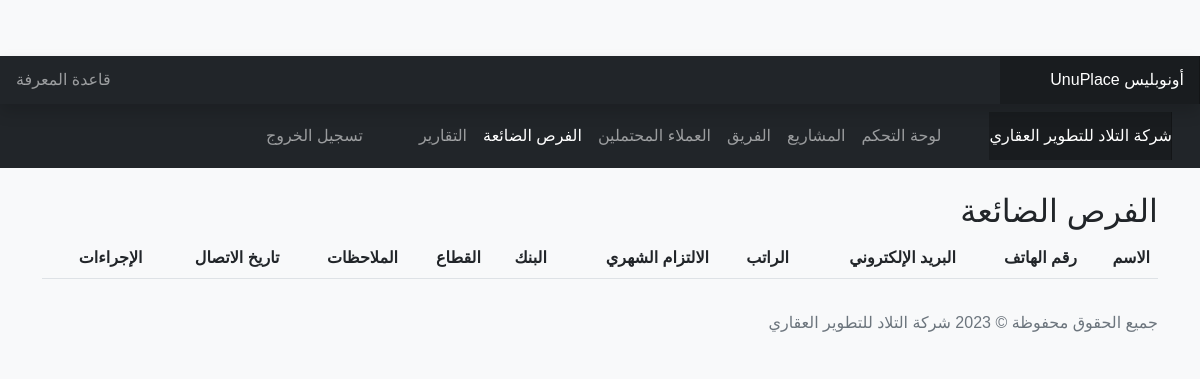
/admin/lost_opportunities.php (signed in), run on an earlier commit of the app's database.
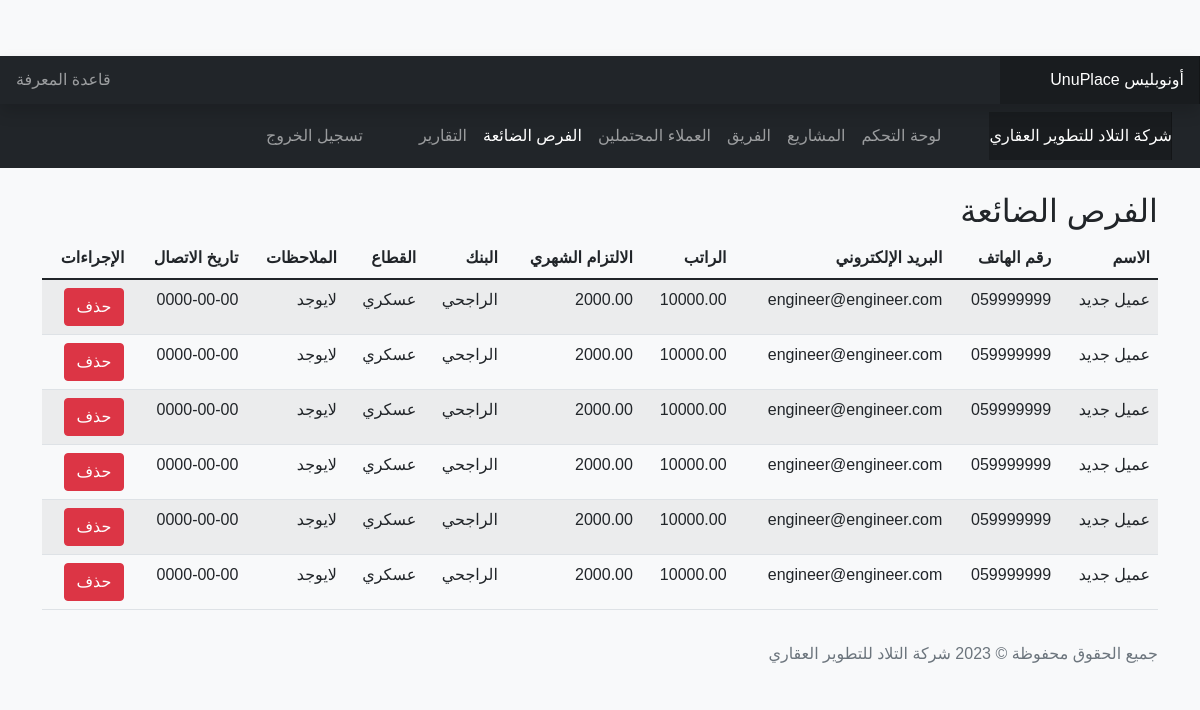
And on a later commit of the database.
### tables this page shows
CREATE TABLE `lost_opportunities` (
  `id` int(11) NOT NULL,
  `name` varchar(100) NOT NULL,
  `phone` varchar(20) NOT NULL,
  `email` varchar(128) DEFAULT NULL,
  `salary` decimal(10,2) DEFAULT NULL,
  `monthly_commitment` decimal(10,2) DEFAULT NULL,
  `bank` text DEFAULT NULL,
  `sector` text DEFAULT NULL,
  `notes` text DEFAULT NULL,
  `contact_date` date DEFAULT NULL,
  `assigned_to` int(11) DEFAULT NULL,
  `created_at` timestamp NOT NULL DEFAULT current_timestamp()
);

### includes/functions.php (called while the page is built, shortened)
<?php
function get_all_lost_opportunities($pdo) {
    $stmt = $pdo->query("SELECT * FROM lost_opportunities");
    return $stmt->fetchAll(PDO::FETCH_ASSOC);
}

### admin/lost_opportunities.php (the view, shortened to what this page needs)
<?php
require_once '../includes/functions.php';
require_once '../config/database.php';
$lost_opportunities = get_all_lost_opportunities($pdo);
?>
<!DOCTYPE html>
<html lang="ar" dir="rtl">
<head>
    <link href="https://cdn.jsdelivr.net/npm/bootstrap@5.1.3/dist/css/bootstrap.min.css" rel="stylesheet">
    <link href="../assets/css/style.css" rel="stylesheet">
</head>
<body>
<?php include '../includes/header.php'; ?>
<?php include '../includes/topnav.php'; ?>
<div class="container mt-4">
    <h2>الفرص الضائعة</h2>
    <div class="table-responsive">
        <table class="table table-striped">
            <thead>
                <tr>
                    <th>الاسم</th>
                    <th>رقم الهاتف</th>
                    <th>البريد الإلكتروني</th>
                    <th>الراتب</th>
                    <th>الالتزام الشهري</th>
                    <th>البنك</th>
                    <th>القطاع</th>
                    <th>الملاحظات</th>
                    <th>تاريخ الاتصال</th>
                    <th>الإجراءات</th>
                </tr>
            </thead>
            <tbody>
                <?php foreach ($lost_opportunities as $opportunity): ?>
                <tr>
                    <td><?php echo htmlspecialchars($opportunity['name']); ?></td>
                    <td><?php echo htmlspecialchars($opportunity['phone']); ?></td>
                    <td><?php echo htmlspecialchars($opportunity['email']); ?></td>
                    <td><?php echo htmlspecialchars($opportunity['salary']); ?></td>
                    <td><?php echo htmlspecialchars($opportunity['monthly_commitment']); ?></td>
                    <td><?php echo htmlspecialchars($opportunity['bank']); ?></td>
                    <td><?php echo htmlspecialchars($opportunity['sector']); ?></td>
                    <td><?php echo htmlspecialchars($opportunity['notes']); ?></td>
                    <td><?php echo htmlspecialchars($opportunity['contact_date']); ?></td>
                    <td>
                        <form method="POST" class="d-inline" onsubmit="return confirm('هل أنت متأكد من حذف هذه الفرصة الضائعة؟');">
                            <button type="submit" name="delete_opportunity" class="btn btn-danger">حذف</button>
                        </form>
                    </td>
                </tr>
                <?php endforeach; ?>
            </tbody>
        </table>
    </div>
</div>
<?php include '../includes/footer.php'; ?>
</body>
</html>

### includes/header.php
<header class="navbar navbar-dark sticky-top bg-dark flex-md-nowrap p-0 shadow">
    <a class="navbar-brand col-md-3 col-lg-2 me-0 px-3" href="#">أونوبليس UnuPlace</a>
    <div class="navbar-nav">
        <div class="nav-item text-nowrap">
            <a class="nav-link px-3" href="#">قاعدة المعرفة</a>
        </div>
    </div>
</header>

### includes/topnav.php (shortened to what this page needs)
<nav class="navbar navbar-expand-lg navbar-dark bg-dark">
  <div class="container-fluid">
    <a class="navbar-brand" href="#">شركة التلاد للتطوير العقاري</a>
    <div class="collapse navbar-collapse" id="navbarNav">
      <ul class="navbar-nav">
        <li class="nav-item">
          <a class="nav-link <?php echo ($_SERVER['PHP_SELF'] == '/crm/admin/dashboard.php') ? 'active' : ''; ?>" href="/crm/admin/dashboard.php">لوحة التحكم</a>
        </li>
        <li class="nav-item">
          <a class="nav-link <?php echo ($_SERVER['PHP_SELF'] == '/crm/admin/projects.php') ? 'active' : ''; ?>" href="/crm/admin/projects.php">المشاريع</a>
        </li>
        <li class="nav-item">
          <a class="nav-link <?php echo ($_SERVER['PHP_SELF'] == '/crm/admin/team.php') ? 'active' : ''; ?>" href="/crm/admin/team.php">الفريق</a>
        </li>
        <li class="nav-item">
          <a class="nav-link <?php echo ($_SERVER['PHP_SELF'] == '/crm/admin/potential_clients.php') ? 'active' : ''; ?>" href="/crm/admin/potential_clients.php">العملاء المحتملين</a>
        </li>
        <li class="nav-item">
          <a class="nav-link <?php echo ($_SERVER['PHP_SELF'] == '/crm/admin/lost_opportunities.php') ? 'active' : ''; ?>" href="/crm/admin/lost_opportunities.php">الفرص الضائعة</a>
        </li>
        <li class="nav-item">
          <a class="nav-link <?php echo ($_SERVER['PHP_SELF'] == '/crm/admin/reports.php') ? 'active' : ''; ?>" href="/crm/admin/reports.php">التقارير</a>
        </li>
      </ul>
      <ul class="navbar-nav ms-auto">
        <li class="nav-item">
          <a class="nav-link" href="/crm/auth/logout.php">تسجيل الخروج</a>
        </li>
      </ul>
    </div>
  </div>
</nav>

### includes/footer.php
<footer class="footer mt-auto py-3 bg-light">
    <div class="container">
        <span class="text-muted">جميع الحقوق محفوظة &copy; 2023 شركة التلاد للتطوير العقاري</span>
    </div>
</footer>

### assets/css/style.css (style rules this page uses)
body { font-family: 'Arial', sans-serif; background-color: #f8f9fa; padding-top: 56px; }
.navbar-brand { padding-top: .75rem; padding-bottom: .75rem; font-size: 1rem; background-color: rgba(0, 0, 0, .25); box-shadow: inset -1px 0 0 rgba(0, 0, 0, .25); }

What changed in the data, as far as the page shows it:
added lost_opportunities: name "عميل جديد", phone "059999999", email "engineer@engineer.com", salary "10000.00", monthly_commitment "2000.00", bank "الراجحي", sector "عسكري", notes "لايوجد", contact_date "0000-00-00"
added lost_opportunities: name "عميل جديد", phone "059999999", email "engineer@engineer.com", salary "10000.00", monthly_commitment "2000.00", bank "الراجحي", sector "عسكري", notes "لايوجد", contact_date "0000-00-00"
added lost_opportunities: name "عميل جديد", phone "059999999", email "engineer@engineer.com", salary "10000.00", monthly_commitment "2000.00", bank "الراجحي", sector "عسكري", notes "لايوجد", contact_date "0000-00-00"
added lost_opportunities: name "عميل جديد", phone "059999999", email "engineer@engineer.com", salary "10000.00", monthly_commitment "2000.00", bank "الراجحي", sector "عسكري", notes "لايوجد", contact_date "0000-00-00"
added lost_opportunities: name "عميل جديد", phone "059999999", email "engineer@engineer.com", salary "10000.00", monthly_commitment "2000.00", bank "الراجحي", sector "عسكري", notes "لايوجد", contact_date "0000-00-00"
added lost_opportunities: name "عميل جديد", phone "059999999", email "engineer@engineer.com", salary "10000.00", monthly_commitment "2000.00", bank "الراجحي", sector "عسكري", notes "لايوجد", contact_date "0000-00-00"
